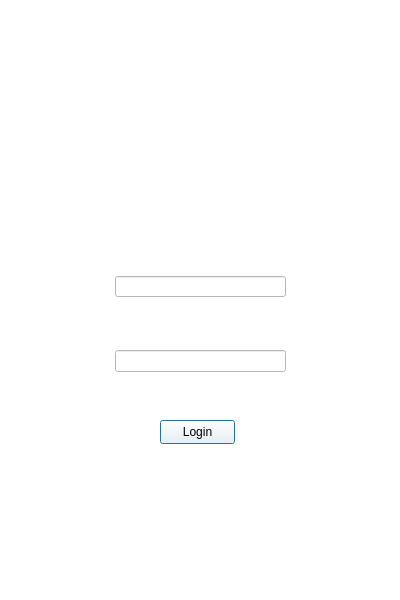
<?xml version="1.0" encoding="UTF-8"?>
<ui version="4.0">
 <class>Dialog</class>
 <widget class="QDialog" name="Dialog">
  <property name="geometry">
   <rect>
    <x>0</x>
    <y>0</y>
    <width>400</width>
    <height>600</height>
   </rect>
  </property>
  <property name="windowTitle">
   <string>Dialog</string>
  </property>
  <property name="styleSheet">
   <string notr="true">background-color: rgb(255, 255, 255);</string>
  </property>
  <widget class="QLabel" name="loginForm_background">
   <property name="geometry">
    <rect>
     <x>0</x>
     <y>0</y>
     <width>400</width>
     <height>600</height>
    </rect>
   </property>
   <property name="autoFillBackground">
    <bool>false</bool>
   </property>
   <property name="text">
    <string/>
   </property>
   <property name="pixmap">
    <pixmap>../img/loginform/fbackgroundlabels.png</pixmap>
   </property>
  </widget>
  <widget class="QLineEdit" name="loginForm_usernameLineEdit">
   <property name="geometry">
    <rect>
     <x>115</x>
     <y>276</y>
     <width>171</width>
     <height>21</height>
    </rect>
   </property>
  </widget>
  <widget class="QLineEdit" name="loginForm_passwordLineEdit">
   <property name="geometry">
    <rect>
     <x>115</x>
     <y>350</y>
     <width>171</width>
     <height>22</height>
    </rect>
   </property>
  </widget>
  <widget class="QPushButton" name="loginForm_loginButton">
   <property name="geometry">
    <rect>
     <x>160</x>
     <y>420</y>
     <width>75</width>
     <height>24</height>
    </rect>
   </property>
   <property name="styleSheet">
    <string notr="true"/>
   </property>
   <property name="text">
    <string>Login</string>
   </property>
  </widget>
  <widget class="QFrame" name="frame">
   <property name="geometry">
    <rect>
     <x>0</x>
     <y>0</y>
     <width>400</width>
     <height>600</height>
    </rect>
   </property>
   <property name="frameShape">
    <enum>QFrame::StyledPanel</enum>
   </property>
   <property name="frameShadow">
    <enum>QFrame::Raised</enum>
   </property>
  </widget>
  <zorder>frame</zorder>
  <zorder>loginForm_background</zorder>
  <zorder>loginForm_usernameLineEdit</zorder>
  <zorder>loginForm_passwordLineEdit</zorder>
  <zorder>loginForm_loginButton</zorder>
 </widget>
 <resources/>
 <connections/>
</ui>
